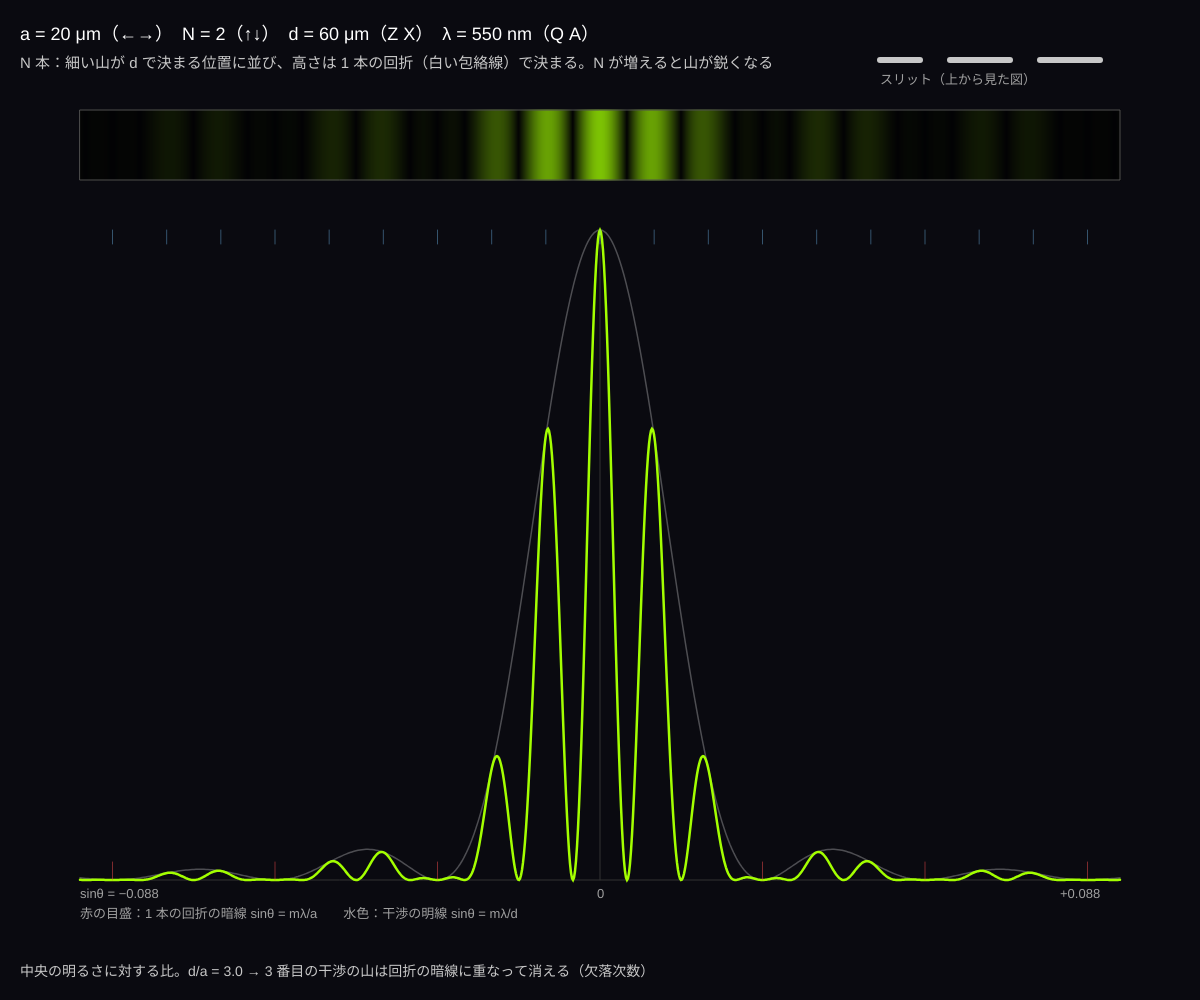
Frame 1 (no input)
Frame 60 (no input): identical to frame 1, image omitted
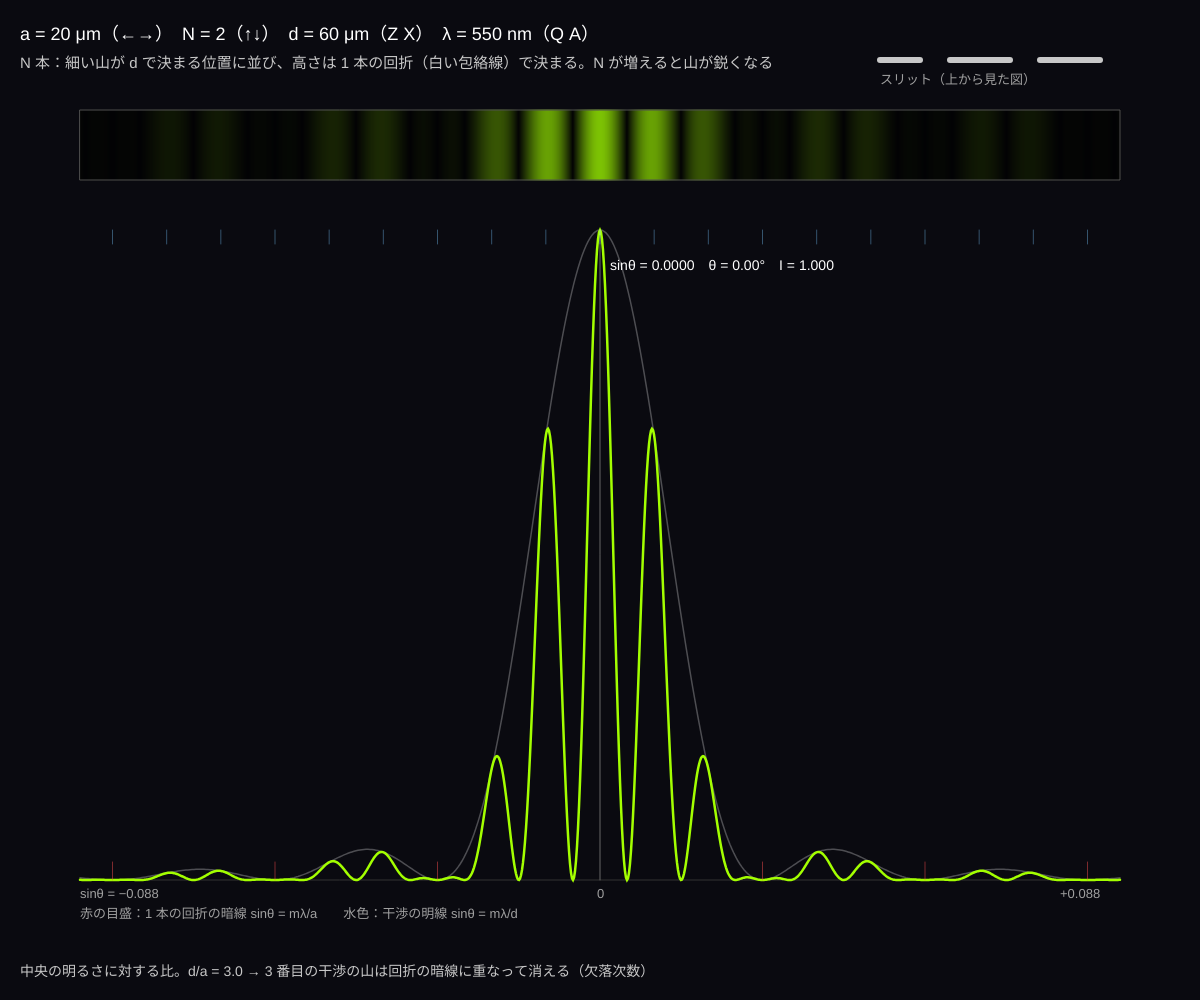
Frame 120 (the mouse pressed at the canvas centre since frame 60)

The p5.js sketch that drew these frames (run headless with seeded random() and noise() and a simulated clock; from frame 60 on, the mouse is pressed at the canvas centre):

// p5.js sketch
// ── sketch.js
// ============================================
// 07 単スリット・多スリットの回折（フラウンホーファー回折）
// 幅 a のスリットを N 本、間隔 d で並べたときの遠くのスクリーンの明るさ：
//   I(θ) = sinc²(β) × [ sin(Nα) / (N sin α) ]²     β = π a sinθ / λ,  α = π d sinθ / λ
//   sinc² = 1 本のスリットの回折（包絡線）、後ろの項 = N 本の干渉（鋭い山）
// ←→ = スリット幅 a / ↑↓ = 本数 N / Z X = 間隔 d / Q A = 波長 λ / マウス左右 = 値を読む
// ============================================

let a = 20;          // ★ スリット幅（μm）
let d = 60;          // ★ スリット間隔（μm）
let N = 2;           // ★ スリットの本数
let lambda = 550;    // ★ 波長（nm）

function setup() {
  createCanvas(windowWidth, windowHeight);
}

// ★ 強度（0〜1）。s = sinθ
function intensity(s) {
  let lamUm = lambda / 1000;
  let beta = Math.PI * a * s / lamUm, alpha = Math.PI * d * s / lamUm;
  let env = beta === 0 ? 1 : Math.sin(beta) / beta;
  let sa = Math.sin(alpha);
  let inter = Math.abs(sa) < 1e-9 ? 1 : Math.sin(N * alpha) / (N * sa);
  return { I: env * env * inter * inter, env: env * env };
}

function draw() {
  background(10, 10, 16);
  let lamUm = lambda / 1000;
  let smax = Math.min(0.95, 3.2 * lamUm / a);        // 表示する sinθ の範囲（1 本の回折の 3 番目の暗線まで）
  let x0 = 80, x1 = width - 80, W = x1 - x0;
  let c = wavelengthToRGB(lambda);

  // スクリーンの像（上の帯）
  let bandY = 110, bandH = 70;
  strokeWeight(1);
  for (let x = x0; x <= x1; x++) {
    let s = map(x, x0, x1, -smax, smax);
    let I = intensity(s).I;
    let g = Math.pow(I, 0.5);                           // 目の感じ方に合わせて明るさを圧縮
    stroke(c[0] * g, c[1] * g, c[2] * g);
    line(x, bandY, x, bandY + bandH);
  }
  noFill(); stroke(80); rect(x0, bandY, W, bandH);

  // グラフ
  let gy0 = 230, gh = height - 350, gy1 = gy0 + gh;
  stroke(50); line(x0, gy1, x1, gy1); line((x0 + x1) / 2, gy0, (x0 + x1) / 2, gy1);
  noFill(); stroke(255, 255, 255, 70); strokeWeight(1.5);
  beginShape();                                          // 包絡線 sinc²
  for (let x = x0; x <= x1; x += 2) { let s = map(x, x0, x1, -smax, smax); vertex(x, gy1 - intensity(s).env * gh); }
  endShape();
  stroke(c[0], c[1], c[2]); strokeWeight(2.5);
  beginShape();                                          // I(θ)
  for (let x = x0; x <= x1; x += 1) { let s = map(x, x0, x1, -smax, smax); vertex(x, gy1 - intensity(s).I * gh); }
  endShape();
  // 単スリットの暗線 sinθ = mλ/a、多スリットの明線 sinθ = mλ/d
  for (let m = -8; m <= 8; m++) {
    if (m === 0) continue;
    let s = m * lamUm / a;
    if (Math.abs(s) < smax) { stroke(255, 80, 80, 120); strokeWeight(1); let x = map(s, -smax, smax, x0, x1); line(x, gy1, x, gy1 - 18); }
  }
  if (N > 1) for (let m = -40; m <= 40; m++) {
    let s = m * lamUm / d;
    if (Math.abs(s) < smax) { stroke(120, 200, 255, 100); strokeWeight(1); let x = map(s, -smax, smax, x0, x1); line(x, gy0, x, gy0 + 14); }
  }
  // マウスの位置の値
  if (mouseX > x0 && mouseX < x1) {
    let s = map(mouseX, x0, x1, -smax, smax), v = intensity(s);
    stroke(255, 255, 255, 60); line(mouseX, gy0, mouseX, gy1);
    noStroke(); fill(255); textSize(14);
    text('sinθ = ' + nf(s, 1, 4) + '　θ = ' + nf(degrees(Math.asin(s)), 1, 2) + '°　I = ' + nf(v.I, 1, 3), Math.min(mouseX + 10, width - 300), gy0 + 40);
  }
  // 軸ラベル
  noStroke(); fill(160); textSize(13);
  text('sinθ = −' + nf(smax, 1, 3), x0, gy1 + 18); text('0', (x0 + x1) / 2 - 3, gy1 + 18); text('+' + nf(smax, 1, 3), x1 - 60, gy1 + 18);
  text('赤の目盛：1 本の回折の暗線 sinθ = mλ/a　　水色：干渉の明線 sinθ = mλ/d', x0, gy1 + 38);

  // スリットの絵（左上）
  let sy = 60;
  stroke(200); strokeWeight(6);
  let totalW = N * d, scaleS = Math.min(1.5, 300 / Math.max(totalW, 1));
  let left = width - 100 - totalW * scaleS;
  line(left - 40, sy, left, sy);
  for (let i = 0; i < N; i++) {
    let xs = left + i * d * scaleS;
    line(xs + a * scaleS, sy, xs + d * scaleS, sy);
  }
  noStroke(); fill(160); textSize(13); text('スリット（上から見た図）', left - 40, sy + 24);

  // HUD
  fill(255); textSize(18);
  text('a = ' + a + ' μm（←→）　N = ' + N + '（↑↓）　d = ' + d + ' μm（Z X）　λ = ' + lambda + ' nm（Q A）', 20, 40);
  fill(200); textSize(15);
  text(N === 1 ? '単スリット：中央の明るい帯の幅 ∝ λ/a。スリットを細くするほど広がる（回折）' : 'N 本：細い山が d で決まる位置に並び、高さは 1 本の回折（白い包絡線）で決まる。N が増えると山が鋭くなる', 20, 68);
  fill(200); textSize(14);
  text('中央の明るさに対する比。' + (N > 1 ? 'd/a = ' + nf(d / a, 1, 1) + ' → ' + Math.round(d / a) + ' 番目の干渉の山は回折の暗線に重なって消える（欠落次数）' : ''), 20, height - 24);
}

function keyPressed() {
  if (key === RIGHT_ARROW) a = Math.min(200, a + 2);
  if (key === LEFT_ARROW) a = Math.max(2, a - 2);
  if (key === UP_ARROW) N = Math.min(12, N + 1);
  if (key === DOWN_ARROW) N = Math.max(1, N - 1);
  if (key === 'x' || key === 'X') d = Math.min(400, d + 5);
  if (key === 'z' || key === 'Z') d = Math.max(a + 2, d - 5);
  if (key === 'q' || key === 'Q') lambda = Math.min(700, lambda + 10);
  if (key === 'a' || key === 'A') lambda = Math.max(400, lambda - 10);
  if (d < a + 2) d = a + 2;
}

// ---------- やってみよう ----------
// 1. N = 1 で a を小さくしていく。中央の帯が広がり、a < λ でほぼ全方向に広がる
// 2. N = 2 → 06 の縞と同じ。N = 10 にすると山が針のように細くなる（回折格子・CD の虹）
// 3. λ を 400 → 700 に変えると山の位置が動く。格子で色が分かれる理由
// 4. d = 3a にすると 3 番目の干渉の山が消える（欠落次数）。d/a を整数にして確かめよう

// ==================================================
// ここから下は「色の道具」（波長 nm → RGB の近似）
// ==================================================
function wavelengthToRGB(nm) {
  nm = Math.max(380, Math.min(780, nm));
  let r = 0, g = 0, b = 0;
  if (nm < 440) { r = -(nm - 440) / 60; b = 1; }
  else if (nm < 490) { g = (nm - 440) / 50; b = 1; }
  else if (nm < 510) { g = 1; b = -(nm - 510) / 20; }
  else if (nm < 580) { r = (nm - 510) / 70; g = 1; }
  else if (nm < 645) { r = 1; g = -(nm - 645) / 65; }
  else r = 1;
  let f = 1;
  if (nm < 420) f = 0.3 + 0.7 * (nm - 380) / 40;
  else if (nm > 700) f = 0.3 + 0.7 * (780 - nm) / 80;
  return [255 * Math.pow(r * f, 0.8), 255 * Math.pow(g * f, 0.8), 255 * Math.pow(b * f, 0.8)];
}
